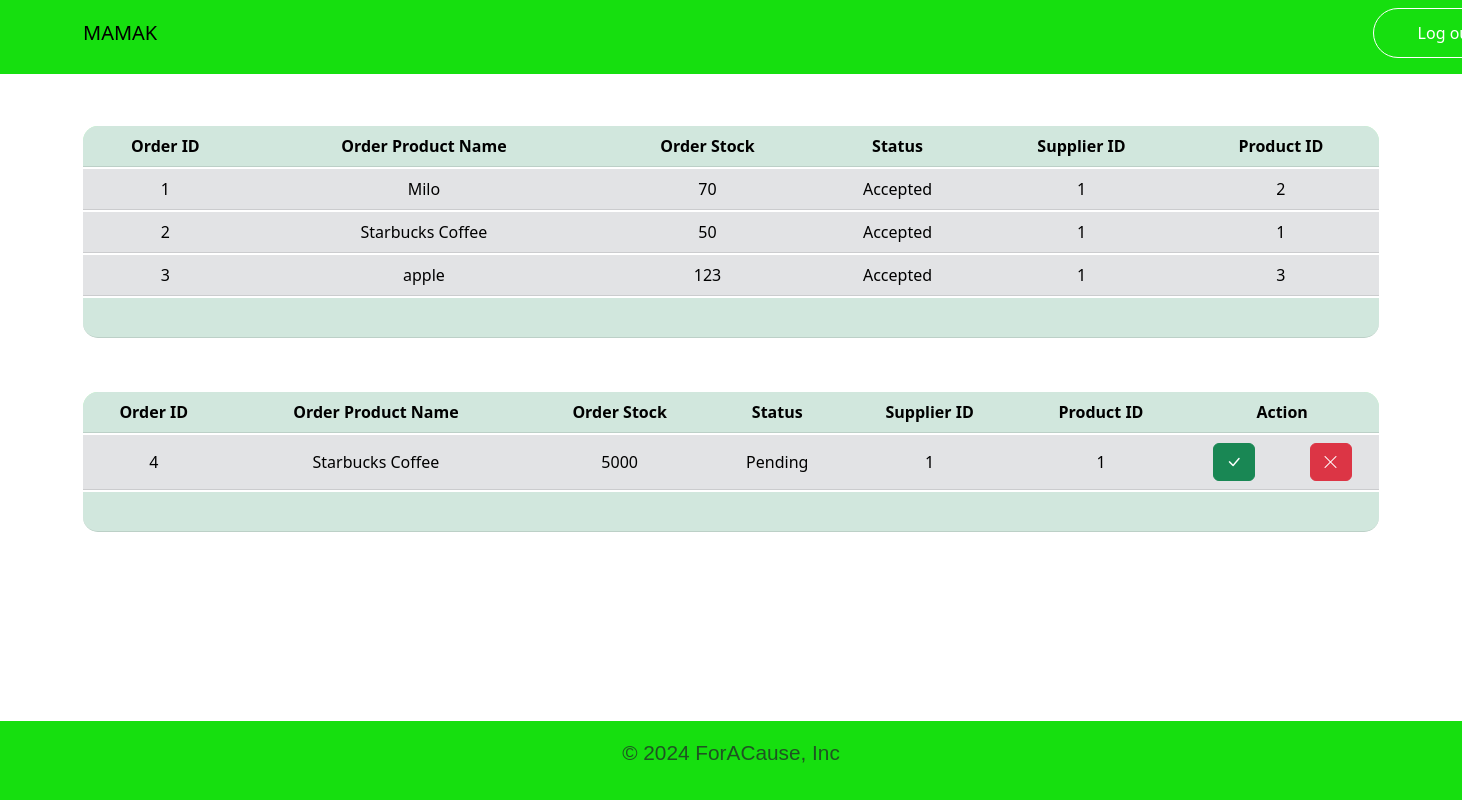
The page /supplierIndex (signed in) on the database its author committed.
### Src/models.py (models this page shows, shortened)
class Order(db.Model):
    id = db.Column(db.Integer, primary_key=True)
    orderstock = db.Column(db.Integer, nullable=False, default=0)
    date_ordered = db.Column(db.String(60), nullable=False)
    date_decision = db.Column(db.String(60), nullable=False, default='--')
    status = db.Column(db.Integer, nullable=False, default=0)
    product_id = db.Column(db.Integer, db.ForeignKey('product.id'), nullable=True)
    supplier_id = db.Column(db.Integer, db.ForeignKey('supplier.id'), nullable=True)

class Product(db.Model):
    id = db.Column(db.Integer, primary_key=True)
    name = db.Column(db.String(40), nullable=False)
    description = db.Column(db.String(1000), nullable=False)
    category = db.Column(db.String(80), nullable=False)
    country = db.Column(db.String(80), nullable=False)
    price = db.Column(db.Integer(), nullable=False)
    image_file = db.Column(db.String(20), nullable=False,
                           default='default.jpg')
    stock = db.Column(db.Integer(), nullable=True, default=0)
    isValid = db.Column(db.Integer, nullable=False, default=1)
    orders = db.relationship('Order', backref='product', lazy=True)
    carts = db.relationship('Cart', backref='product', lazy=True)

### Src/routes.py (the view)
@app.route('/supplierIndex')
@login_required
def supplierhome():
    if current_user.is_authenticated:
        try:
            orders_list = []
            orders = Order.query.all()
            for order in orders:
                if order.supplier.id == current_user.id:
                    orders_list.append(order)
            return render_template('supplierindex.html', orders_list=orders_list)
        except:
            return render_template('supplierindex.html', orders_list=orders_list)
    else:
        return redirect(url_for('supplierlogin'))

### Src/models.py (called while the page is built)
@login_manager.user_loader
def load_user(user_id):
    return User.query.get(int(user_id))

### Src/templates/supplierindex.html (shortened to what this page needs)
{% extends "base.html" %}
{% block navbar %}
  {% include 'includes/_suppliernavbar.html' %}
{% endblock %}
{% block content %}
<div class="container">
    <table class="table table-hover">
        <thead class="table-success">
            <tr border:1px solid black;>
                <th scope="col" class="topleft">Order ID</th>
                <th scope="col">Order Product Name</th>
                <th scope="col">Order Stock</th>
                <th scope="col">Status</th>
                <th scope="col">Supplier ID</th>
                <th scope="col" class="topright">Product ID</th>
            </tr>
        </thead>
        <tbody class="table-secondary">
            {% for order in orders_list %}
            {% if order.status != 1 %}
            <tr>
                <td>{{ order.id }}</td>
                <td>{{ order.product.name }}</td>
                <td>{{ order.orderstock }}</td>
                {% if order.status == 0 %}
                <td>Cancelled</td>
                {% elif order.status == 1 %}
                <td>Pending</td>
                {% elif order.status == 2 %}
                <td>Accepted</td>
                {% endif %}
                <td>{{ order.supplier_id }}</td>
                <td>{{ order.product_id }}</td>
            </tr>
            {% endif %}
            {% endfor %}
        </tbody>
        <tfoot class="table-success">
            <tr border:1px solid black;>
                <th scope="col" class="bottomleft"></th>
                <th scope="col"></th>
                <th scope="col"></th>
                <th scope="col"></th>
                <th scope="col"></th>
                <th scope="col" class='bottomright'></th>
            </tr>
        </tfoot>
    </table>
    <table class="table table-hover">
        <thead class="table-success">
            <tr border:1px solid black;>
                <th scope="col" class="topleft">Order ID</th>
                <th scope="col">Order Product Name</th>
                <th scope="col">Order Stock</th>
                <th scope="col">Status</th>
                <th scope="col">Supplier ID</th>
                <th scope="col">Product ID</th>
                <th scope="col" colspan='2' class="topright">Action</th>
            </tr>
        </thead>
        <tbody class="table-secondary">
            {% for order in orders_list %}
            {% if order.status == 1%}
            <tr>
                <td>{{ order.id }}</td>
                <td>{{ order.product.name }}</td>
                <td>{{ order.orderstock }}</td>
                {% if order.status == 0 %}
                <td>Cancelled</td>
                {% elif order.status == 1 %}
                <td>Pending</td>
                {% elif order.status == 2 %}
                <td>Accepted</td>
                {% endif %}
                <td>{{ order.supplier_id }}</td>
                <td>{{ order.product_id }}</td>
                <td><a href="/acceptOrder/{{order.id}}" class="btn btn-success"><i class="bi bi-check-lg"></i></a>
                </td>
                <td>
                    <a href="/rejectOrder/{{order.id}}" class="btn btn-danger"><i class="bi bi-x-lg"></i></a>
                </td>
            </tr>
            {% endif %}
            {% endfor %}
        </tbody>
        <tfoot class="table-success">
            <tr border:1px solid black;>
                <th scope="col" class="bottomleft"></th>
                <th scope="col"></th>
                <th scope="col"></th>
                <th scope="col"></th>
                <th scope="col"></th>
                <th scope="col" colspan="3" class='bottomright'></th>
            </tr>
        </tfoot>
    </table>
</div>
{% endblock %}

### Src/static/css/style.css (style rules this page uses)
* { padding: 0; margin: 0; box-sizing: border-box; }
body { min-height: 100vh; display: flex; flex-direction: column; }
table { margin-top:50px; border-collapse: separate; border-spacing: 0 2px;; width: 100%; }
th, td { text-align: center; word-wrap: break-word; }
th { height:5vh; }
.topleft { border-top-left-radius: 15px; }
.topright { border-top-right-radius: 15px; }
.bottomleft { border-bottom-left-radius: 15px; }
.bottomright { border-bottom-right-radius: 15px; }
thead { background-color: rgb(185, 255, 189); }
tbody { background-color: rgb(242, 242, 242); }
td { vertical-align: middle; }
a { text-decoration: none; }

### rows shown on the page
Order: id "1", product.name "Milo", orderstock "70", status "Accepted", supplier_id "1", product_id "2"
Order: id "2", product.name "Starbucks Coffee", orderstock "50", status "Accepted", supplier_id "1", product_id "1"
Order: id "3", product.name "apple", orderstock "123", status "Accepted", supplier_id "1", product_id "3"
Order: id "4", product.name "Starbucks Coffee", orderstock "5000", status "Pending", supplier_id "1", product_id "1"
